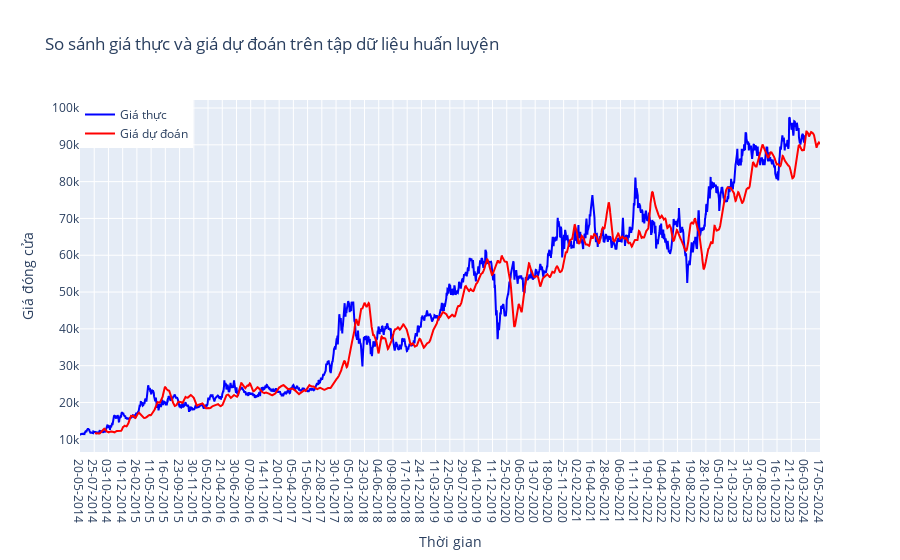

Notebook code cell kept with this figure:
### Code cell
import plotly.graph_objects as go

# Thêm thời gian cho 5 ngày tiếp theo vào danh sách thời gian


# Vẽ biểu đồ so sánh giá thực và giá dự đoán trên tập dữ liệu huấn luyện bằng Plotly
fig = go.Figure()

fig.add_trace(go.Scatter(x=df['date'], y=np.append(y_train.flatten(), np.nan * np.ones(5)), mode='lines', name='Giá thực', line=dict(color='blue')))
fig.add_trace(go.Scatter(x=times, y=y_train_predict.flatten(), mode='lines', name='Giá dự đoán', line=dict(color='red')))

fig.update_layout(
    title='So sánh giá thực và giá dự đoán trên tập dữ liệu huấn luyện',
    xaxis_title='Thời gian',
    yaxis_title='Giá đóng cửa',
    legend=dict(x=0, y=1, traceorder='normal')
)

fig.show()

### Figure 1 — Plotly figure (JSON) as saved in the notebook; plotly's stock layout.template omitted (floating-point values rounded to 4 significant figures; data arrays with more than 128 entries replaced by an {"elided": "..."} marker saying what was removed)
{"data": [{"line": {"color": "blue"}, "mode": "lines", "name": "Giá thực", "type": "scatter", "x": {"elided": "2499 str values"}, "y": {"elided": "2454 float values"}}, {"line": {"color": "red"}, "mode": "lines", "name": "Giá dự đoán", "type": "scatter", "x": {"elided": "2449 str values"}, "y": {"elided": "2449 float values"}}], "layout": {"legend": {"traceorder": "normal", "x": 0, "y": 1}, "title": {"text": "So sánh giá thực và giá dự đoán trên tập dữ liệu huấn luyện"}, "xaxis": {"title": {"text": "Thời gian"}}, "yaxis": {"title": {"text": "Giá đóng cửa"}}}}
